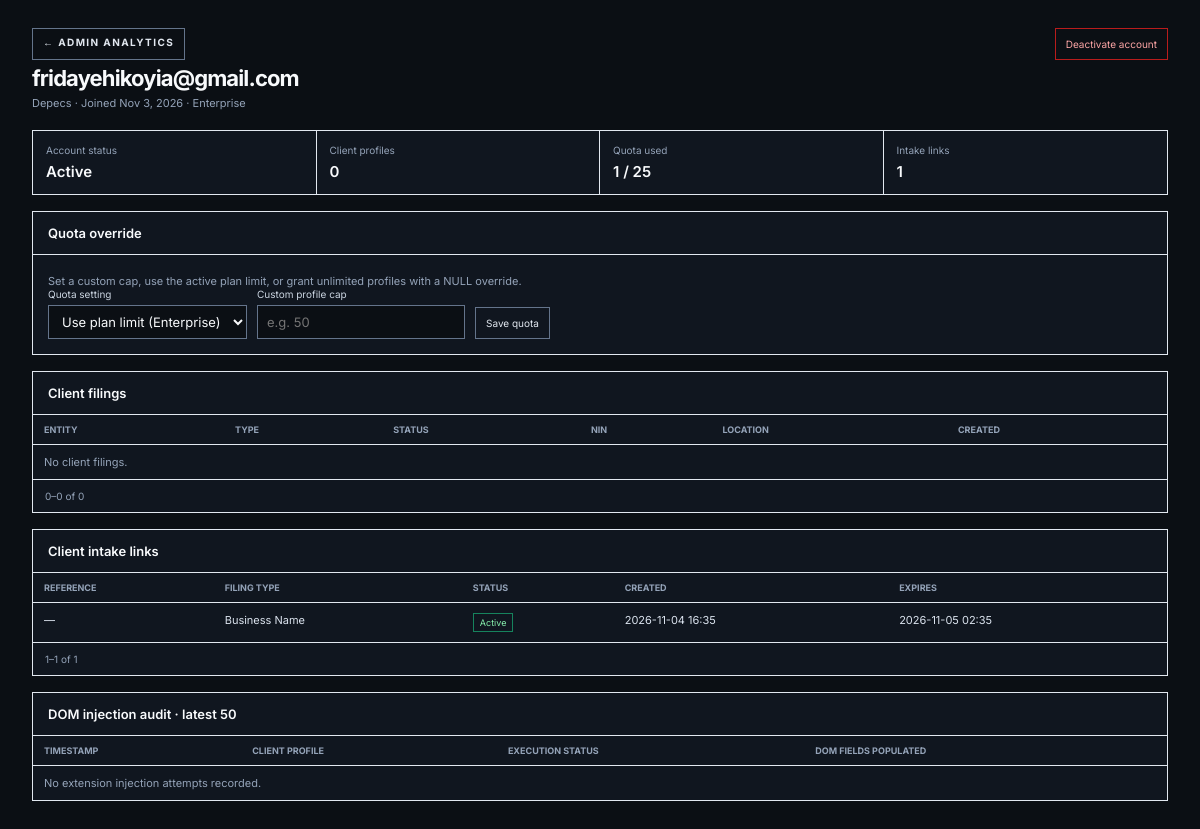
Page /super-admin/consultant/18/ (signed in) on the committed database.
### frontend/models.py (models this page shows, shortened)
class ConsultantProfile(models.Model):
    PLAN_CHOICES = [
        ('starter', 'Starter'),
        ('standard', 'Standard'),
        ('premium', 'Premium'),
        ('enterprise', 'Enterprise'),
        ('ultimate_enterprise', 'Ultimate Enterprise'),
    ]
    PLAN_PROFILE_LIMITS = {
        'starter': 5,
        'standard': 15,
        'premium': 25,
        'enterprise': 25,
        'ultimate_enterprise': None,
    }
    PLAN_ENTITY_PROFILE_LIMITS = {
        'standard': {'BN': 5, 'LTD': 5, 'IT': 5},
    }
    user = models.OneToOneField(
        settings.AUTH_USER_MODEL,
        on_delete=models.CASCADE,
        related_name='consultant_profile',
    )
    accreditation_number = models.CharField(max_length=100, unique=True)
    profile_picture = models.ImageField(
        upload_to='profile_pictures/',
        blank=True,
        null=True,
    )
    phone_number = models.CharField(max_length=30, blank=True)
    firm_name = models.CharField(max_length=255, blank=True)
    office_address = models.CharField(max_length=255, blank=True)
    call_to_bar_number = models.CharField(max_length=100, blank=True)
    presenter_state = models.CharField(max_length=100, blank=True)
    presenter_lga = models.CharField(max_length=100, blank=True)
    presenter_phone = models.CharField(max_length=30, blank=True)
    presenter_email = models.EmailField(blank=True)
    extension_token_hash = models.CharField(max_length=64, blank=True)
    plan = models.CharField(max_length=20, choices=PLAN_CHOICES, default='starter')
    has_profile_limit_override = models.BooleanField(default=False)
    profile_limit_override = models.PositiveIntegerField(null=True, blank=True)
    def profile_limit_for_plan(self, plan=None):
        if self.has_profile_limit_override:
            return self.profile_limit_override
        plan = plan or self.plan
        return self.PLAN_PROFILE_LIMITS.get(plan, self.PLAN_PROFILE_LIMITS['starter'])

class ClientIntakeLink(models.Model):
    FILING_TYPES = ClientProfile.ENTITY_TYPES
    consultant = models.ForeignKey(
        settings.AUTH_USER_MODEL,
        on_delete=models.CASCADE,
        related_name='client_intake_links',
        db_index=True,
    )
    token = models.UUIDField(default=uuid.uuid4, unique=True)
    filing_type = models.CharField(max_length=3, choices=FILING_TYPES)
    client_name_hint = models.CharField(max_length=255, blank=True, null=True)
    is_used = models.BooleanField(default=False, db_index=True)
    expires_at = models.DateTimeField(default=intake_link_expiry, db_index=True)
    created_at = models.DateTimeField(auto_now_add=True, db_index=True)
    class Meta:
        ordering = ['-created_at']

### super_admin/views.py (the view)
# urls.py: path('consultant/<int:consultant_id>/', views.consultant_detail, name='consultant_detail'),
@user_passes_test(lambda u: u.is_superuser)
def consultant_detail(request, consultant_id):
    consultant = get_object_or_404(
        User.objects.filter(is_superuser=False).select_related('consultant_profile'),
        pk=consultant_id,
    )
    profile = getattr(consultant, 'consultant_profile', None)
    active_subscription = (
        Subscription.objects.filter(
            user=consultant,
            status=Subscription.Status.SUCCESSFUL,
        )
        .filter(Q(expires_at__isnull=True) | Q(expires_at__gt=timezone.now()))
        .order_by('-created_at')
        .first()
    )
    if active_subscription:
        plan = active_subscription.plan
    elif consultant.subscriptions.filter(status=Subscription.Status.SUCCESSFUL).exists():
        plan = 'starter'
    else:
        plan = profile.plan if profile else 'starter'
    client_page = Paginator(
        ClientProfile.objects.filter(user=consultant)
        .select_related('intake_link')
        .order_by('-created_at', '-pk'),
        PAGE_SIZE,
    ).get_page(request.GET.get('clients_page', 1))
    link_page = Paginator(
        ClientIntakeLink.objects.filter(consultant=consultant).order_by('-created_at'),
        PAGE_SIZE,
    ).get_page(request.GET.get('links_page', 1))
    now = timezone.now()
    link_rows = [
        {
            'link': link,
            'status': (
                'Used' if link.is_used
                else 'Active' if link.expires_at > now
                else 'Expired'
            ),
        }
        for link in link_page.object_list
    ]
    audit_logs = InjectionAuditLog.objects.filter(
        consultant=consultant,
    ).select_related('client_profile').order_by('-timestamp')[:50]
    limit = profile.profile_limit_for_plan(plan) if profile else ConsultantProfile.PLAN_PROFILE_LIMITS.get(plan)
    used = (
        ClientProfile.objects.filter(user=consultant).count()
        + ClientIntakeLink.objects.filter(
            consultant=consultant,
            is_used=False,
            expires_at__gt=timezone.now(),
        ).count()
    )
    return render(
        request,
        'super_admin/consultant_detail.html',
        {
            'consultant': consultant,
            'profile': profile,
            'plan': dict(ConsultantProfile.PLAN_CHOICES).get(plan, plan.title()),
            'quota_used': used,
            'quota_limit': limit,
            'client_page': client_page,
            'link_page': link_page,
            'link_rows': link_rows,
            'audit_logs': audit_logs,
            'now': now,
        },
    )

### frontend/templates/super_admin/consultant_detail.html (shortened to what this page needs)
<!doctype html>
<html lang="en">
<head>
</head>
<body>
  <main class="shell">
    <header class="topbar">
      <div>
        <div class="eyebrow"><a class="link" href="{% url 'super_admin:dashboard' %}">← Admin analytics</a></div>
        <h1>{{ consultant.email|default:consultant.username }}</h1>
        <p>{{ profile.firm_name|default:"No agency name" }} · Joined {{ consultant.date_joined|date:"M j, Y" }} · {{ plan }}</p>
      </div>
      <form method="post" action="{% url 'super_admin:consultant_status' consultant.pk %}">
        <button class="button {% if consultant.is_active %}danger{% endif %}" type="submit">{% if consultant.is_active %}Deactivate account{% else %}Activate account{% endif %}</button>
      </form>
    </header>
    <section class="summary" aria-label="Consultant summary">
      <div><div class="summary-label">Account status</div><div class="summary-value">{% if consultant.is_active %}Active{% else %}Deactivated{% endif %}</div></div>
      <div><div class="summary-label">Client profiles</div><div class="summary-value">{{ client_page.paginator.count }}</div></div>
      <div><div class="summary-label">Quota used</div><div class="summary-value">{{ quota_used }} / {% if quota_limit is None %}Unlimited{% else %}{{ quota_limit }}{% endif %}</div></div>
      <div><div class="summary-label">Intake links</div><div class="summary-value">{{ link_page.paginator.count }}</div></div>
    </section>
    <section class="panel" id="quota">
      <div class="panel-head"><h2>Quota override</h2></div>
      <div class="panel-body">
        {% if profile %}
          <p>Set a custom cap, use the active plan limit, or grant unlimited profiles with a NULL override.</p>
          <form method="post" action="{% url 'super_admin:consultant_quota' consultant.pk %}" class="form-row">
            <div>
              <label for="quotaMode">Quota setting</label>
              <select id="quotaMode" name="quota_mode">
                <option value="plan" {% if not profile.has_profile_limit_override %}selected{% endif %}>Use plan limit ({{ plan }})</option>
              </select>
            </div>
            <div>
              <label for="profileLimit">Custom profile cap</label>
              <input id="profileLimit" type="number" name="profile_limit" min="0" step="1" value="{{ profile.profile_limit_override|default_if_none:'' }}" placeholder="e.g. 50">
            </div>
            <button type="submit" class="button">Save quota</button>
          </form>
        {% else %}
          <p>This user does not have a consultant profile, so a custom quota cannot be set.</p>
        {% endif %}
      </div>
    </section>
    <section class="panel">
      <div class="panel-head"><h2>Client filings</h2></div>
      <div class="table-wrap">
        <table>
          <thead><tr><th>Entity</th><th>Type</th><th>Status</th><th>NIN</th><th>Location</th><th>Created</th></tr></thead>
          <tbody>
            {% for client in client_page %}
              <tr>
                <td>{{ client.entity_name }}<span class="muted"><br>{{ client.email }}</span></td>
                <td>{{ client.get_entity_type_display }}</td>
                <td>{{ client.get_status_display }}</td>
                <td>{{ client.nin|default:"—" }}</td>
                <td>{{ client.state|default:"—" }} / {{ client.lga|default:"—" }}</td>
                <td>{{ client.created_at|date:"Y-m-d H:i" }}</td>
              </tr>
            {% empty %}<tr><td colspan="6" class="muted">No client filings.</td></tr>{% endfor %}
          </tbody>
        </table>
      </div>
      <div class="pager">
        <span>{{ client_page.start_index|default:0 }}–{{ client_page.end_index|default:0 }} of {{ client_page.paginator.count }}</span>
      </div>
    </section>
    <section class="panel">
      <div class="panel-head"><h2>Client intake links</h2></div>
      <div class="table-wrap">
        <table>
          <thead><tr><th>Reference</th><th>Filing type</th><th>Status</th><th>Created</th><th>Expires</th></tr></thead>
          <tbody>
            {% for item in link_rows %}
              <tr>
                <td>{{ item.link.client_name_hint|default:"—" }}</td>
                <td>{{ item.link.get_filing_type_display }}</td>
                <td><span class="status {{ item.status|lower }}">{{ item.status }}</span></td>
                <td>{{ item.link.created_at|date:"Y-m-d H:i" }}</td>
                <td>{{ item.link.expires_at|date:"Y-m-d H:i" }}</td>
              </tr>
            {% empty %}<tr><td colspan="5" class="muted">No intake links.</td></tr>{% endfor %}
          </tbody>
        </table>
      </div>
      <div class="pager">
        <span>{{ link_page.start_index|default:0 }}–{{ link_page.end_index|default:0 }} of {{ link_page.paginator.count }}</span>
      </div>
    </section>
    <section class="panel">
      <div class="panel-head"><h2>DOM injection audit · latest 50</h2></div>
      <div class="table-wrap">
        <table>
          <thead><tr><th>Timestamp</th><th>Client profile</th><th>Execution status</th><th>DOM fields populated</th></tr></thead>
          <tbody>
            {% for log in audit_logs %}
              <tr>
                <td>{{ log.timestamp|date:"Y-m-d H:i:s" }}</td>
                <td>{{ log.client_profile.entity_name|default:"Client removed" }}</td>
                <td><span class="status {{ log.status }}">{{ log.get_status_display }}</span></td>
                <td>{{ log.fields_populated }}</td>
              </tr>
            {% empty %}<tr><td colspan="4" class="muted">No extension injection attempts recorded.</td></tr>{% endfor %}
          </tbody>
        </table>
      </div>
    </section>
  </main>
</body>
</html>

### frontend/templates/super_admin/consultant_detail.html (style rules this page uses)
:root { color-scheme: dark; font-family: Inter, ui-sans-serif, system-ui, sans-serif; background: #0b0f14; color: #f8fafc; }
* { box-sizing: border-box; }
body { margin: 0; background: #0b0f14; color: #f8fafc; font-size: 13px; }
button, input, select { font: inherit; }
.shell { width: min(1440px, 100%); margin: 0 auto; padding: 28px 32px 48px; }
.topbar { display: flex; align-items: flex-start; justify-content: space-between; gap: 20px; margin-bottom: 20px; }
.eyebrow { color: #94a3b8; font-size: 10px; font-weight: 700; letter-spacing: .14em; text-transform: uppercase; }
h1 { margin: 5px 0; font-size: 22px; letter-spacing: -.04em; }
h2 { margin: 0; font-size: 13px; font-weight: 600; }
p { margin: 4px 0 0; color: #94a3b8; font-size: 11px; }
.panel, .summary { border: 1px solid #e2e8f0; background: #10161f; }
.summary { display: grid; grid-template-columns: repeat(4, minmax(0, 1fr)); margin-bottom: 16px; }
.summary > div { padding: 13px; border-right: 1px solid #e2e8f0; }
.summary > div:last-child { border-right: 0; }
.summary-label { color: #94a3b8; font-size: 10px; }
.summary-value { margin-top: 6px; font-size: 15px; font-weight: 600; }
.panel { margin-bottom: 16px; }
.panel-head { padding: 13px 15px; border-bottom: 1px solid #e2e8f0; }
.panel-body { padding: 15px; }
.table-wrap { overflow-x: auto; }
table { width: 100%; border-collapse: collapse; text-align: left; }
th { padding: 9px 11px; border-bottom: 1px solid #e2e8f0; color: #94a3b8; font-size: 9px; text-transform: uppercase; }
td { padding: 10px 11px; border-bottom: 1px solid #334155; color: #dbe3ee; font-size: 11px; vertical-align: top; }
tbody tr:last-child td { border-bottom: 0; }
.muted { color: #94a3b8; }
.status { display: inline-block; padding: 3px 6px; border: 1px solid #64748b; font-size: 9px; }
.status.success, .status.active { border-color: #16835d; color: #86efac; }
.form-row { display: flex; flex-wrap: wrap; align-items: end; gap: 10px; }
label { display: block; margin-bottom: 5px; color: #cbd5e1; font-size: 10px; }
select, input[type=number] { min-height: 34px; padding: 0 9px; border: 1px solid #64748b; border-radius: 0; color: #f8fafc; background: #0b0f14; }
.button, .link { display: inline-block; min-height: 32px; padding: 7px 10px; border: 1px solid #64748b; border-radius: 0; color: #e2e8f0; background: transparent; font-size: 10px; text-decoration: none; cursor: pointer; }
.button.danger { border-color: #b91c1c; color: #fca5a5; }
.pager { display: flex; justify-content: space-between; padding: 10px 12px; border-top: 1px solid #e2e8f0; color: #94a3b8; font-size: 10px; }

### rows in the picture
ConsultantProfile: firm_name "Depecs", quota_mode "Use plan limit (Enterprise)"
ClientIntakeLink: link.client_name_hint "—", link.filing_type "Business Name", status "Active", link.created_at "2026-11-04 16:35", link.expires_at "2026-11-05 02:35"

### other values in the picture
{{ consultant.email|default:consultant.username }} "fridayehikoyia@gmail.com"
{{ consultant.date_joined|date:"M j, Y" }} "Nov 3, 2026"
{{ plan }} "Enterprise"
{{ client_page.paginator.count }} "0"
{{ quota_used }} "1"
{{ quota_limit }} "25"
{{ link_page.paginator.count }} "1"
{{ client_page.start_index|default:0 }} "0"
{{ client_page.end_index|default:0 }} "0"
{{ link_page.start_index|default:0 }} "1"
{{ link_page.end_index|default:0 }} "1"
